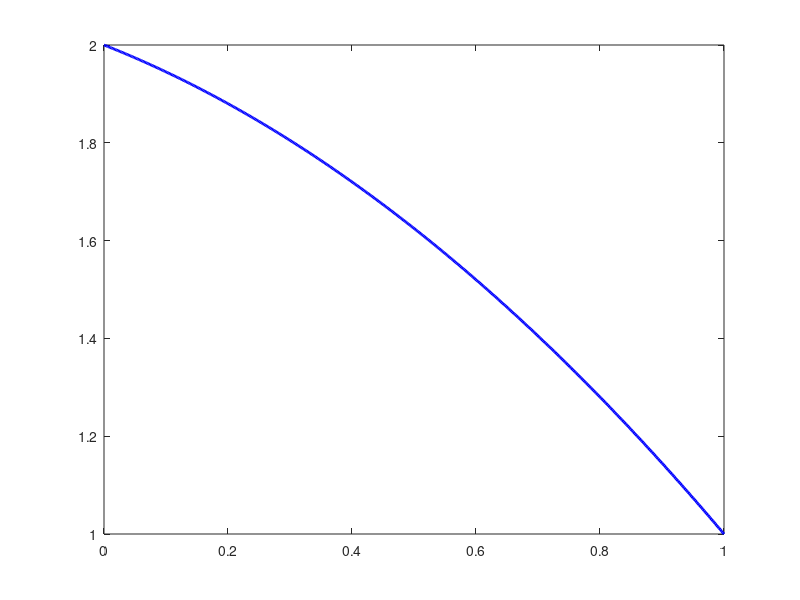

MATLAB code for this plot: (Note: this script raises an error after producing the figure.)
% demo of the finite element method for the problem
%   -u'' = 1, 0 < x < 1, u(0) = 1, u(1) = 2.

N = 2;
h = 1/(N+1);
x = [1:N]*h;

k = 1;
% construct the stiffness matrix (integrals done by hand)
maindiag = 2/h*ones(N,1);
offdiag  = -1/h*ones(N-1,1);
K = diag(maindiag) + diag(offdiag,1) + diag(offdiag,-1);

% construct the load vector (integrals done by hand)
b = ones(N,1)*h; % f for solution #2 and #3
b(1) = b(1) + 2/h;
b(N) = b(N) + 1/h;

% solve for expansion coefficients of Galerkin approximation
c = K\b;

% plot the true solution
xx = linspace(0,1,500)';     % finely spaced points between 0 and 1.
u = .5*xx.*(1-xx) + (2-xx);      % true solution #2

figure(1), clf
plot(xx, u, 'b-','linewidth',2)
hold on

% plot the approximation solution
uN = zeros(size(xx));
for k=1:N
    uN = uN + c(k)*hat(xx,k,N);
end
% u(x) = w(x) + g(x)
uN = uN + 2*(xx < x(1)).*(x(1) - xx)/h; % add bc on left
uN = uN + 1*(xx > x(N)).*(xx-x(N))/h; % add bc on right
plot(xx, uN, 'r-','linewidth',2)

set(gca,'fontsize',16)
xlabel('x')
legend('true solution', 'u_N(x)')
title(sprintf('N = %d', N))

figure(2)
% plot the error in the solution for this N
plot(xx, u-uN, 'r-','linewidth',2)
set(gca,'fontsize',16)
xlabel('x')
ylabel(' u(x) - u_N(x)')

% approximate the maximum error for this value of N
maxerr = max(abs(u - uN));
title(['Max error = ' num2str(maxerr)])
